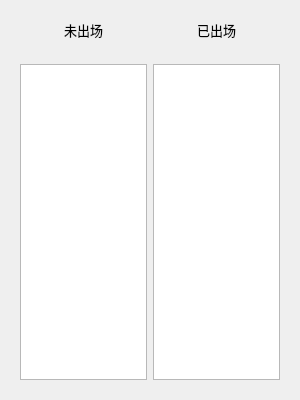
<?xml version="1.0" encoding="UTF-8"?>
<ui version="4.0">
 <class>Form</class>
 <widget class="QWidget" name="Form">
  <property name="geometry">
   <rect>
    <x>0</x>
    <y>0</y>
    <width>300</width>
    <height>400</height>
   </rect>
  </property>
  <property name="windowTitle">
   <string>Form</string>
  </property>
  <layout class="QVBoxLayout" name="verticalLayout">
   <item>
    <widget class="QWidget" name="widget" native="true">
     <layout class="QHBoxLayout" name="horizontalLayout">
      <item>
       <widget class="QLabel" name="label1">
        <property name="font">
         <font>
          <pointsize>10</pointsize>
         </font>
        </property>
        <property name="text">
         <string>未出场</string>
        </property>
        <property name="alignment">
         <set>Qt::AlignCenter</set>
        </property>
       </widget>
      </item>
      <item>
       <widget class="QLabel" name="label2">
        <property name="font">
         <font>
          <pointsize>10</pointsize>
         </font>
        </property>
        <property name="text">
         <string>已出场</string>
        </property>
        <property name="alignment">
         <set>Qt::AlignCenter</set>
        </property>
       </widget>
      </item>
     </layout>
    </widget>
   </item>
   <item>
    <widget class="QWidget" name="widget_2" native="true">
     <layout class="QHBoxLayout" name="horizontalLayout_2">
      <item>
       <widget class="QTextEdit" name="textEdit1">
        <property name="font">
         <font>
          <pointsize>16</pointsize>
         </font>
        </property>
        <property name="readOnly">
         <bool>true</bool>
        </property>
       </widget>
      </item>
      <item>
       <widget class="QTextEdit" name="textEdit2">
        <property name="font">
         <font>
          <pointsize>16</pointsize>
         </font>
        </property>
        <property name="readOnly">
         <bool>true</bool>
        </property>
       </widget>
      </item>
     </layout>
    </widget>
   </item>
  </layout>
 </widget>
 <resources/>
 <connections/>
</ui>
